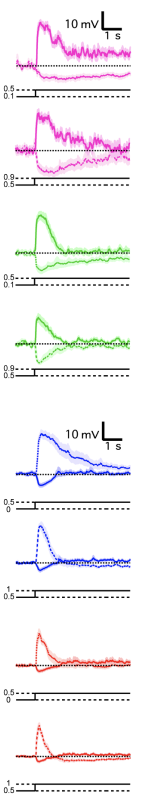
#> input picture figure_digitization/behnia2014/ex2.png, 284 x 1602 px (shown at 1/2 size)
$ python ex2.py
#> lines starting #> are read from the running program, lines starting #| are printed output that depends on the picture; after the words box and inside, x2 and y2 are one past the last pixel; in counts of white or black regions, pixels touching at a corner belong together
"""Digitize Behnia et al. 2014 Extended Data Figure 2 voltage traces from ex2.png.

Extended Data Fig. 2a–d excerpts: averaged Vm (±s.e.m.) of Mi1, Tm3, Tm1 and
Tm2 to 5 s luminance steps on a grey background (caption in paper.txt). This
crop is one column of eight panels (two contrast steps × four cell types).

Method
------
1. Calibrate with the top-panel L bar: 10 mV = 37 px, 1 s = 40 px
   (not the dotted baseline; not averaged with the blue-panel L).
2. Per panel: find the dotted baseline (Vm = 0) and the stimulus-step onset.
3. For each x column, take high-saturation cell-colour pixels above / below
   baseline (highest-sat y) → positive / negative branches.
4. Tm1/Tm2 0.5→1 only: after hardcoded cross times, swap branch labels.
5. Write long CSV + verification PNG as ex2_digitized.*.

Run:  ../.venv/bin/python ex2.py
"""

from __future__ import annotations

import colorsys
from pathlib import Path

import matplotlib

matplotlib.use("Agg")
import matplotlib.pyplot as plt
import numpy as np
import pandas as pd
from PIL import Image

HERE = Path(__file__).resolve().parent
DEFAULT_IMAGE = HERE / "ex2.png"
FIGURE = "ex2"
OUT_STEM = HERE / f"{FIGURE}_digitized"

# Top-panel L bar only (not averaged with the blue-panel copy):
#   10 mV vertical stem at x=205, y=23..59 inclusive → 37 px
#   1 s  horizontal foot at y=56, x=203..242 inclusive → 40 px
PX_PER_MV = 37 / 10
PX_PER_S = 40 / 1

HUE = {
    "Mi1": (0.82, 0.92),
    "Tm3": (0.25, 0.35),
    "Tm1": (0.60, 0.70),
    "Tm2": (0.00, 0.05),
}

PANELS = [
    ("Mi1", 0.1, 0.5, 40, 131),
    ("Mi1", 0.5, 0.9, 220, 301),
    ("Tm3", 0.1, 0.5, 420, 506),
    ("Tm3", 0.5, 0.9, 620, 687),
    ("Tm1", 0.0, 0.5, 860, 949),
    ("Tm1", 0.5, 1.0, 1035, 1126),
    ("Tm2", 0.0, 0.5, 1255, 1331),
    ("Tm2", 0.5, 1.0, 1440, 1512),
]

# Hardcoded: swap branch labels after these times (s), with corrected PX_PER_S.
FLIP_AFTER_S = {
    ("Tm1", 0.5, 1.0): 1.18,
    ("Tm2", 0.0, 0.5): 1.30,
    ("Tm2", 0.5, 1.0): 0.90,
}

X0, X1 = 30, 250
SAT_MIN = 0.45


def _hue(rgb: np.ndarray, y: int, x: int) -> float:
    return colorsys.rgb_to_hsv(*(rgb[y, x] / 255.0))[0]


def color_mask(rgb: np.ndarray, cell: str) -> tuple[np.ndarray, np.ndarray]:
    hlo, hhi = HUE[cell]
    mx = rgb.max(2)
    mn = rgb.min(2)
    sat = (mx - mn) / (mx + 1e-6)
    ys, xs = np.where((sat >= SAT_MIN) & (mx >= 40) & (mx <= 250))
    out = np.zeros(rgb.shape[:2], dtype=bool)
    for y, x in zip(ys, xs):
        hh = _hue(rgb, y, x)
        if hlo <= hh < hhi or (cell == "Tm2" and hh >= 0.95):
            out[y, x] = True
    return out, sat


def stim_onset_x(gray: np.ndarray, y_base: int, x0: int = X0, x1: int = X1) -> int:
    y0, y1 = y_base + 25, min(gray.shape[0], y_base + 70)
    stim = gray[y0:y1, x0:x1] < 70
    return int(x0 + np.argmax(np.diff(stim.mean(0))))


def _trace_y(mask: np.ndarray, sat: np.ndarray, y0: int, y1: int, x: int) -> float | None:
    ys = np.where(mask[y0:y1, x])[0] + y0
    if not len(ys):
        return None
    return float(ys[np.argmax(sat[ys, x])])


def _track(
    mask: np.ndarray,
    sat: np.ndarray,
    y0: int,
    y1: int,
    xs: range,
    y_seed: float,
    dist_w: float = 0.02,
) -> dict[int, float]:
    out: dict[int, float] = {}
    y_prev = y_seed
    for x in xs:
        ys = np.where(mask[y0:y1, x])[0] + y0
        if not len(ys):
            continue
        score = sat[ys, x] - dist_w * np.abs(ys.astype(float) - y_prev)
        y = float(ys[int(np.argmax(score))])
        out[x] = y
        y_prev = y
    return out


def extract_tm1_0_05(
    rgb: np.ndarray, gray: np.ndarray, y_top: int, y_base: int
) -> list[dict]:
    """Tm1 0→0.5 only: dashed gaps + post-zero cross need continuity tracking."""
    mask, sat = color_mask(rgb, "Tm1")
    x_on = stim_onset_x(gray, y_base)
    y_bot = min(gray.shape[0], y_base + (y_base - y_top))
    x_seed = min(X1 - 1, x_on + 12)
    y_hi = _trace_y(mask, sat, y_top, y_base, x_seed)
    y_lo = _trace_y(mask, sat, y_base + 1, y_bot, x_seed)
    if y_hi is None or y_lo is None:
        return []
    xs_fwd = range(x_seed, X1)
    xs_back = range(x_seed, X0 - 1, -1)
    w = 0.05  # stronger continuity: dashed gaps otherwise latch onto baseline flecks
    hi = {
        **_track(mask, sat, y_top, y_bot, xs_back, y_hi, dist_w=w),
        **_track(mask, sat, y_top, y_bot, xs_fwd, y_hi, dist_w=w),
    }
    lo = {
        **_track(mask, sat, y_top, y_bot, xs_back, y_lo, dist_w=w),
        **_track(mask, sat, y_top, y_bot, xs_fwd, y_lo, dist_w=w),
    }
    rows = []
    for branch, trace in (("positive", hi), ("negative", lo)):
        for x, y in sorted(trace.items()):
            rows.append(
                dict(
                    cell="Tm1",
                    intensity_from=0.0,
                    intensity_to=0.5,
                    branch=branch,
                    time_s=(x - x_on) / PX_PER_S,
                    vm_mv=(y_base - y) / PX_PER_MV,
                )
            )
    return rows


def extract_panel(
    rgb: np.ndarray,
    gray: np.ndarray,
    cell: str,
    intensity_from: float,
    intensity_to: float,
    y_top: int,
    y_base: int,
) -> list[dict]:
    if cell == "Tm1" and intensity_from == 0.0 and intensity_to == 0.5:
        return extract_tm1_0_05(rgb, gray, y_top, y_base)
    mask, sat = color_mask(rgb, cell)
    x_on = stim_onset_x(gray, y_base)
    y_bot = min(gray.shape[0], y_base + (y_base - y_top))
    rows = []
    for x in range(X0, X1):
        t = (x - x_on) / PX_PER_S
        y_pos = _trace_y(mask, sat, y_top, y_base, x)
        y_neg = _trace_y(mask, sat, y_base + 1, y_bot, x)
        if y_pos is not None:
            rows.append(
                dict(
                    cell=cell,
                    intensity_from=intensity_from,
                    intensity_to=intensity_to,
                    branch="positive",
                    time_s=t,
                    vm_mv=(y_base - y_pos) / PX_PER_MV,
                )
            )
        if y_neg is not None:
            rows.append(
                dict(
                    cell=cell,
                    intensity_from=intensity_from,
                    intensity_to=intensity_to,
                    branch="negative",
                    time_s=t,
                    vm_mv=(y_base - y_neg) / PX_PER_MV,
                )
            )
    return rows


def flip_after_cross(df: pd.DataFrame) -> pd.DataFrame:
    """Swap branch labels after hardcoded cross times (Tm1/Tm2 0.5→1 only)."""
    out = df.copy()
    for (cell, lo, hi), t_cross in FLIP_AFTER_S.items():
        after = (
            (out.cell == cell)
            & (out.intensity_from == lo)
            & (out.intensity_to == hi)
            & (out.time_s > t_cross)
        )
        out.loc[after & (out.branch == "positive"), "branch"] = "_tmp"
        out.loc[after & (out.branch == "negative"), "branch"] = "positive"
        out.loc[after & (out.branch == "_tmp"), "branch"] = "negative"
    return out


def digitize(img: np.ndarray) -> pd.DataFrame:
    rgb = img.astype(np.float64)
    gray = rgb.mean(2)
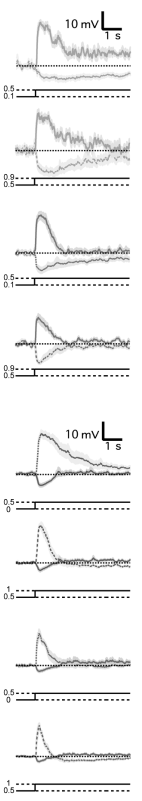
#> gray: shape (1602, 284) float64 (shown at 1/2 size); min 0, max 255, mean 241.9
    rows: list[dict] = []
    for cell, lo, hi, y_top, y_base in PANELS:
        rows.extend(extract_panel(rgb, gray, cell, lo, hi, y_top, y_base))
#> this loop made 8 passes
#> pass 1, in color_mask, `mx = rgb.max(2)`:
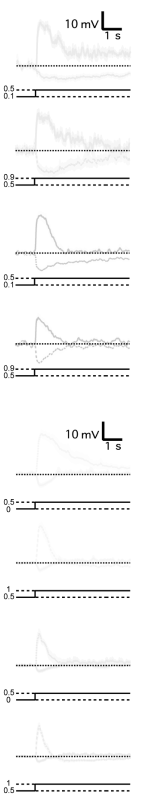
#> mx: shape (1602, 284) float64 (shown at 1/2 size); min 0, max 255, mean 246.5
#> pass 1, in color_mask, `mn = rgb.min(2)`:
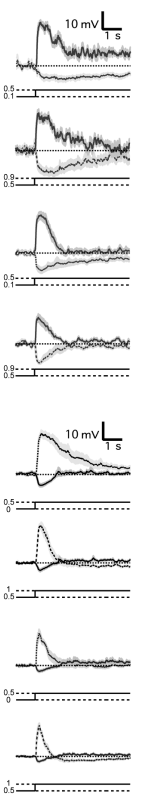
#> mn: shape (1602, 284) float64 (shown at 1/2 size); min 0, max 255, mean 238
#> pass 1, in color_mask, `sat = (mx - mn) / (mx + 1e-6)`:
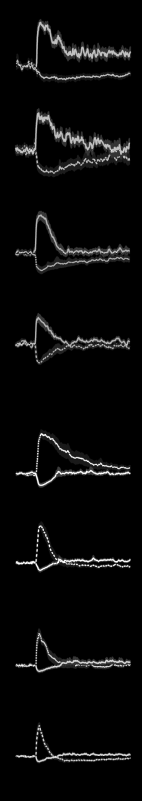
#> sat: shape (1602, 284) float64 (shown at 1/2 size); min 0, max 1, mean 0.0373
#> pass 1, in extract_panel, `mask, sat = color_mask(rgb, cell)`:
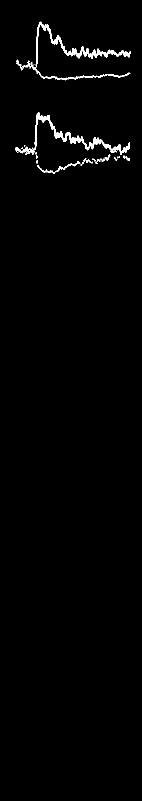
#> mask: shape (1602, 284) bool (shown at 1/2 size); 1.2% white; 27 white regions (14 under 20 px), largest, box (x1, y1, x2, y2) and area: (44, 43, 262, 161) 2615, (30, 225, 260, 310) 2226, (110, 322, 161, 345) 175
    return flip_after_cross(pd.DataFrame(rows))


def plot_check(df: pd.DataFrame, path: Path) -> None:
    cells = ["Mi1", "Tm3", "Tm1", "Tm2"]
    colors = {"Mi1": "#e039c6", "Tm3": "#5bc53a", "Tm1": "#0020f5", "Tm2": "#eb3323"}
    fig, axes = plt.subplots(4, 2, figsize=(8, 12), sharex=True)
    for r, cell in enumerate(cells):
        sub = df[df.cell == cell]
        steps = sorted(
            sub[["intensity_from", "intensity_to"]].drop_duplicates().itertuples(
                index=False
            )
        )
        for c, (lo, hi) in enumerate(steps):
            ax = axes[r, c]
            panel = sub[(sub.intensity_from == lo) & (sub.intensity_to == hi)]
            for branch, ls in (("positive", "-"), ("negative", "--")):
                tr = panel[panel.branch == branch].sort_values("time_s")
                if tr.empty:
                    continue
                ax.plot(tr.time_s, tr.vm_mv, ls, color=colors[cell], lw=1.2)
            ax.axhline(0, color="0.7", lw=0.6)
            ax.axvline(0, color="0.7", lw=0.6)
            ax.set_title(f"{cell}  {lo:g}→{hi:g}", fontsize=9)
            if c == 0:
                ax.set_ylabel("Vm (mV)")
            if r == 3:
                ax.set_xlabel("time (s)")
    fig.suptitle("Behnia 2014 Ext. Data Fig. 2 (digitized)", y=0.995)
    fig.tight_layout()
    fig.savefig(path, dpi=140)
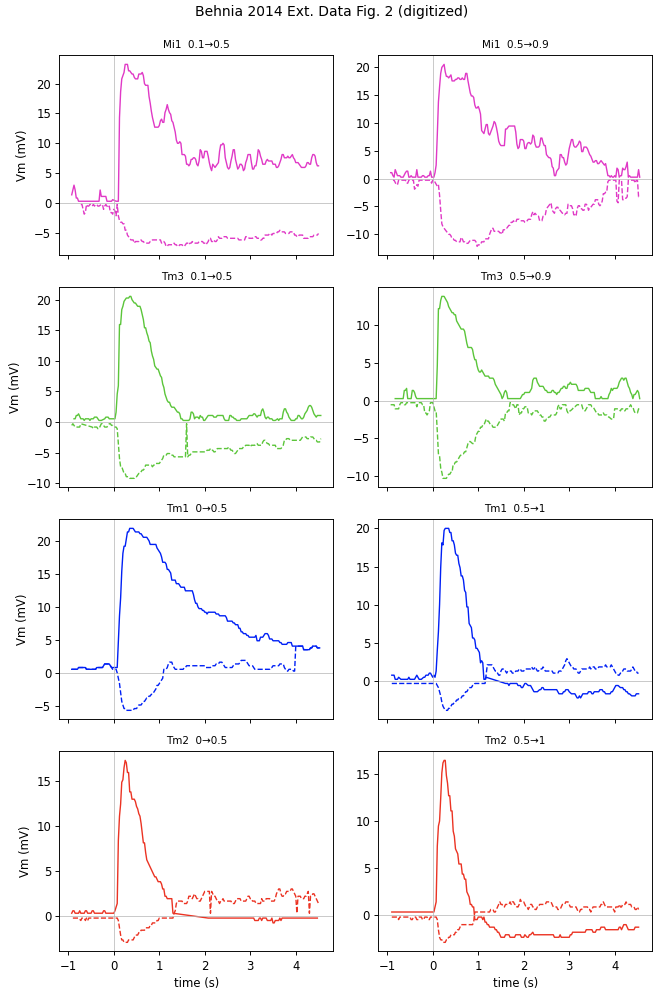
#> figure drawn by matplotlib, 8 panels; panel 7: curve peaks at x = 0.25, y = 17.3; panel 7: curve peaks at x = 3.62, y = 2.97; panel 8: curve peaks at x = 0.25, y = 16.49; panel 8: curve peaks at x = 1.93, y = 1.62
    plt.close(fig)


def main() -> int:
    img = np.array(Image.open(DEFAULT_IMAGE).convert("RGB"))
    df = digitize(img)
    csv_path = OUT_STEM.with_suffix(".csv")
    png_path = OUT_STEM.with_suffix(".png")
    df.to_csv(csv_path, index=False)
    plot_check(df, png_path)
    print(f"wrote {csv_path}  ({len(df)} rows, {df.cell.nunique()} cells)")
#| wrote figure_digitization/behnia2014/ex2_digitized.csv  (3252 rows, 4 cells)
    print(f"wrote {png_path}")
    return 0


if __name__ == "__main__":
    raise SystemExit(main())
#> (the program exits here)
